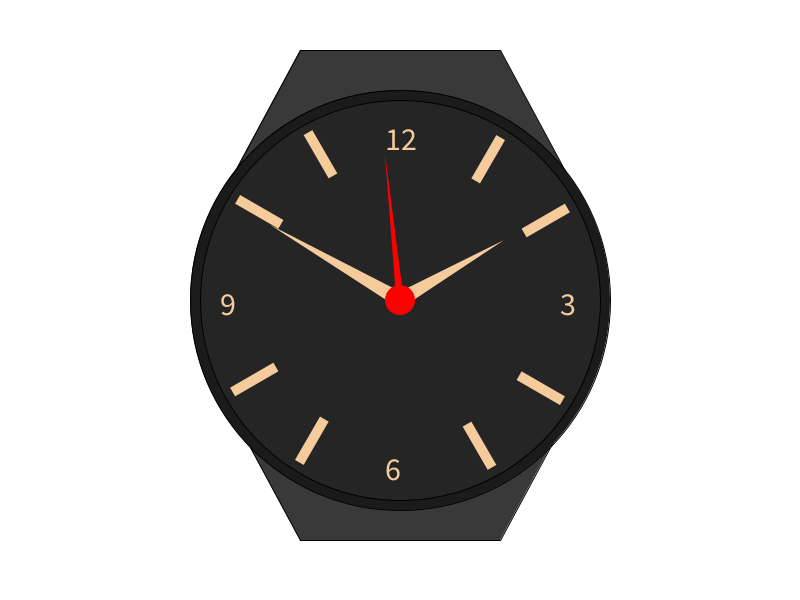
Frame 1 (no input)
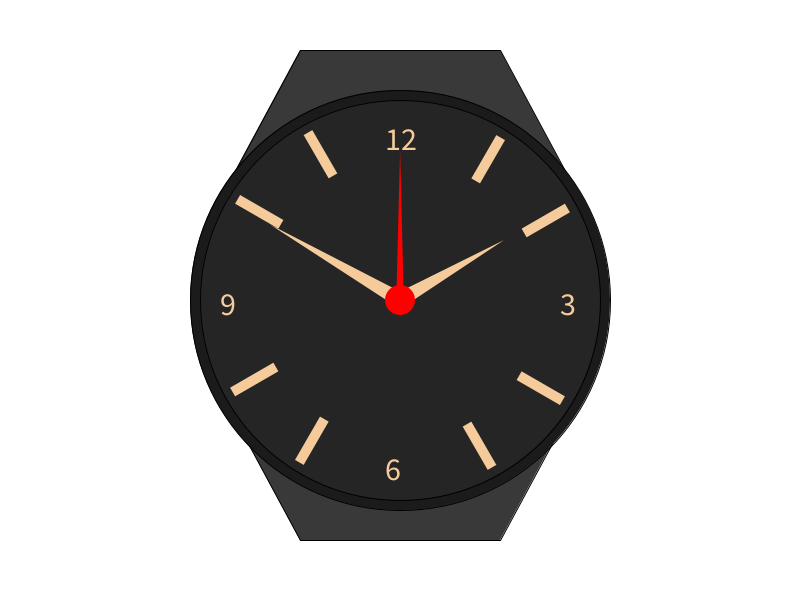
Frame 60 (the mouse pressed at the canvas centre just before this capture)
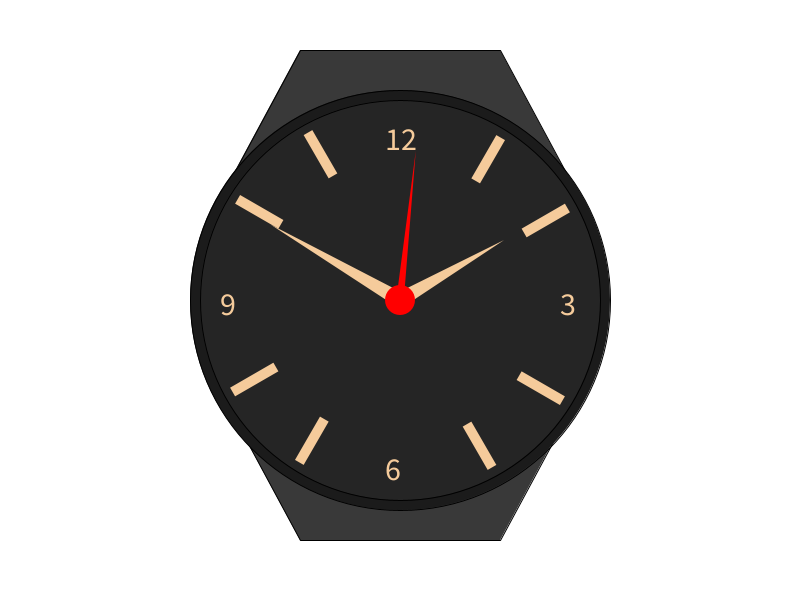
Frame 120 (the mouse held since frame 60 and released just before this capture)

The Processing sketch that drew these frames (run headless with seeded random() and noise(); from frame 60 on, the mouse is pressed at the canvas centre):

// Processing sketch: Rel_gio_com_ponteiro
// ── Rel_gio_com_ponteiro.pde
void setup() {
  size(800, 600);
}

float centroX = 200;
float centroY = 200;
float div_rad = 0.104719;
float anguloMinuto = -1.57 + minute() * div_rad ; 
float anguloHora = -1.57 + hour() * 0.261799;
float anguloSegundo = -1.57 + second() * div_rad;
float raio = 150;
float larguraPonteiro = raio/20;
float velocidadeAngularSegundo = 0.00174532925;
float velocidadeAngularMinuto = velocidadeAngularSegundo/60;
float velocidadeAngularHora = velocidadeAngularMinuto/60;
int offset_y =360;
void draw() {
  stroke(0);
  background(255, 255, 255);
  translate(200, 100);

  //Aba superior
  fill(57,57,57);
  beginShape();
  vertex(30, 80);
  vertex(100, -50);
  vertex(300, -50);
  vertex(370, 80);
  vertex(30, 80);
  endShape();


  //Aba inferior
  beginShape();
  vertex(30, -50 + offset_y);
  vertex(100, 80 + offset_y);
  vertex(300, 80 + offset_y);
  vertex(370, -50 + offset_y);
  vertex(100, -50 + offset_y);
  endShape();


  //Borda de fundo do relogio
  fill(27,27,27);
  circle(centroX, centroY, 420);

  //Circulo de fundo do relogio
  fill(37,37,37);
  circle(centroX, centroY, 400);
  
  
  noStroke();
  //Text
  fill(245,203,155);
  textSize(32);
  text("12", centroX - 15, 50); 
  textSize(32);
  text("6", centroX - 15, 380); 
  textSize(32);
  text("3", 360, centroY + 15); 
  textSize(32);
  text("9", 20, centroY + 15); 
  
  
  
  fill(245,203,155);
  translate(centroX,centroY);
  //Marcações
  float angle = 0;
  float marker_position_x = 0;
  float marker_position_y = 0;
  
  //Gambiarra de posicionamento
  int[] correcao = {999, -10, 10, 999, -10, 10, 999, -10, 10, 999, -10, 10, 999};
  
  
  for (int i = 1; i <= 12; i++) {
    if(i > 0 && i % 3 == 0){
      continue;
    }
    angle = i * PI / 6;
    marker_position_x = (cos(angle) > 0 ? 30 : -30);
    marker_position_y = (sin(angle) > 0 ? 30 : -30);
    translate(marker_position_x, marker_position_y);
    rotate(angle);
    rect(100, correcao[i], 50, 10);
    rotate(-angle);
    translate(-marker_position_x, -marker_position_y);

  }
  
  translate(-centroX,-centroY);


  //Ponteiros
  anguloSegundo += velocidadeAngularSegundo;
  fill(255, 0, 0);
  triangle(centroX+(larguraPonteiro/2)*(float)(Math.cos(anguloSegundo + Math.PI/2)), centroY+(larguraPonteiro/2)*(float)(Math.sin(anguloSegundo + Math.PI/2)), //Coordenadas X e Y do ponto da esquerda do ponteiro
    centroX+(larguraPonteiro/2)*(float)(Math.cos(anguloSegundo - Math.PI/2)), centroX+(larguraPonteiro/2)*(float)(Math.sin(anguloSegundo - Math.PI/2)), //Coordenadas X e Y do ponto da direita do ponteiro
    centroX+raio*(float)(Math.cos(anguloSegundo)), centroX+raio*(float)(Math.sin(anguloSegundo)));//Coordenadas X e Y da ponta do ponteiro

  anguloMinuto += velocidadeAngularMinuto;
  fill(245,203,155);
  triangle(centroX+(larguraPonteiro)*(float)(Math.cos(anguloMinuto + Math.PI/2)), centroY+(larguraPonteiro)*(float)(Math.sin(anguloMinuto + Math.PI/2)), //Coordenadas X e Y do ponto da esquerda do ponteiro
    centroX+(larguraPonteiro)*(float)(Math.cos(anguloMinuto - Math.PI/2)), centroX+(larguraPonteiro)*(float)(Math.sin(anguloMinuto - Math.PI/2)), //Coordenadas X e Y do ponto da direita do ponteiro
    centroX+raio*(float)(Math.cos(anguloMinuto)), centroX+raio*(float)(Math.sin(anguloMinuto)));//Coordenadas X e Y da ponta do ponteiro

  anguloHora += velocidadeAngularHora;
  triangle(centroX+(larguraPonteiro)*(float)(Math.cos(anguloHora + Math.PI/2)), centroY+(larguraPonteiro)*(float)(Math.sin(anguloHora + Math.PI/2)), 
    centroX+(larguraPonteiro)*(float)(Math.cos(anguloHora - Math.PI/2)), centroX+(larguraPonteiro)*(float)(Math.sin(anguloHora - Math.PI/2)), 
    centroX+(raio/1.25)*(float)(Math.cos(anguloHora)), centroX+(raio/1.25)*(float)(Math.sin(anguloHora)));

  //Circulo do meio
  fill(255, 0, 0);  
  circle(centroX, centroY, 30);
}
